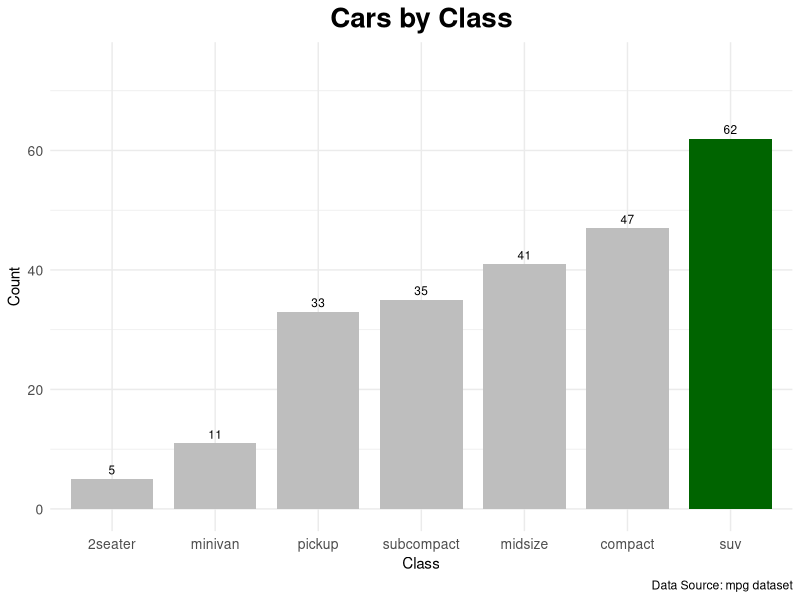

Source code (R):
# =========================================================
# Exercise 5 – Highlighting a Category
# Dataset: mpg (from ggplot2)
#
# Visual idea:
# Bar chart where one category is highlighted,
# and the rest are muted.
#
# Sketch:
# - All bars gray
# - One category (e.g., "suv") in strong color
#
# Tasks:
# 1. Count number of cars per class.
# 2. Create a new variable to highlight one class (e.g., "suv").
# 3. Create a bar chart.
# 4. Color bars conditionally (highlight vs others).
# 5. Add title and clean theme.
# =========================================================

library(tidyverse)

view(mpg)

class_table <- as.data.frame(table(mpg$class))
class_table

class_table %>%
  rename(class=Var1) %>%
  arrange(desc(Freq)) %>%
  mutate(highlight = ifelse(class =="suv",
                            "highlighted",
                            "other")) %>%
  ggplot(aes(x=reorder(class, Freq),
             y=Freq,
             fill=highlight))+
  geom_col(width=0.8)+
  geom_text(aes(label=Freq),
            vjust=-0.5,
            size=3)+
  scale_fill_manual(values=c("highlighted" = "darkgreen",
                             "other"="grey"))+
  coord_cartesian(ylim = c(0, max(class_table$Freq) * 1.2)) +
  labs(title="Cars by Class",
       x="Class",
       y="Count",
       caption ="Data Source: mpg dataset")+
  theme_minimal()+
  theme(legend.position="none",
        plot.title = element_text(size=20, 
                                  face="bold", 
                                  hjust = 0.5),
        axis.text = element_text(size=10),
        axis.title = element_text(size=11))
  
  
  
